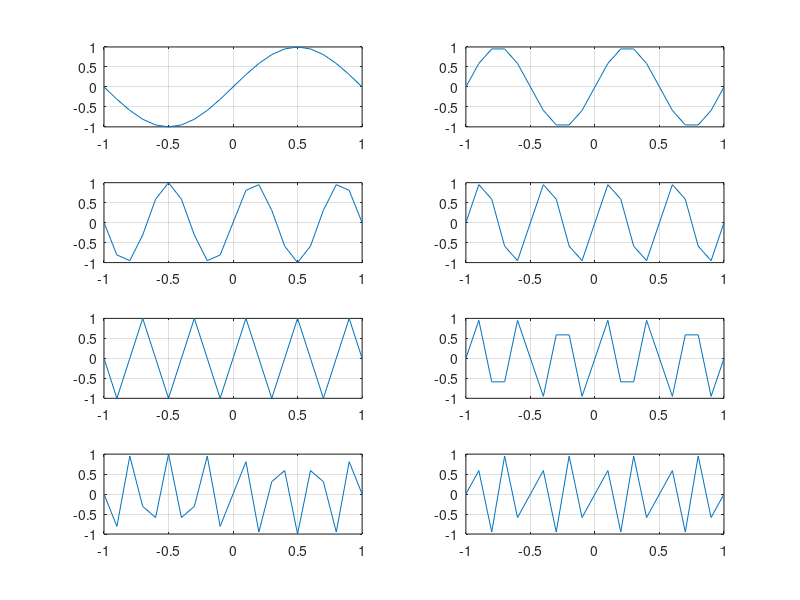

MATLAB code to generate this figure:
clc;
clear all;
close all;
%Given
x = -1:0.1:1;
for n= 1:8
    %Given Equation
    s = sin(n*pi*x);
    %For 8 Graphs
    subplot(4,2,n);
    %Plotting
    plot(x,s);
    grid on;
end


